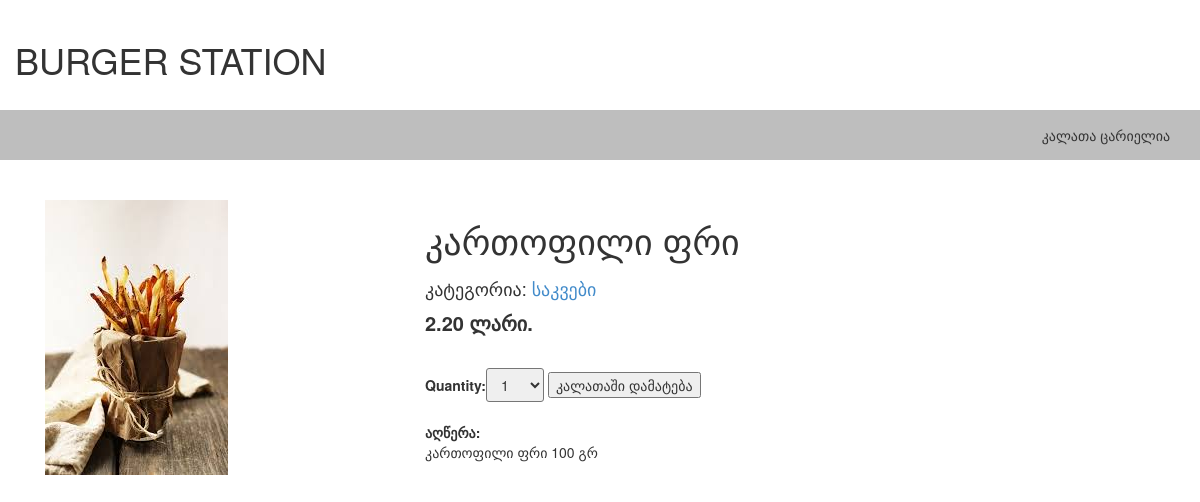
The page /shop/4/french_fries/ on the database its author committed.
### shop/models.py (models this page shows, shortened)
class Product(models.Model):
    category = models.ForeignKey(Category, related_name='products',
                                 verbose_name=' კატეგორია',on_delete=models.CASCADE)
    name = models.CharField(max_length=200, db_index=True, verbose_name=' დასახელება')
    slug = models.SlugField(max_length=200, db_index=True,allow_unicode=True)
    image = models.ImageField(upload_to='products/%Y%m%d', blank=True,
                              verbose_name=' პროდუქტის გამოსახულება')
    description = models.CharField(max_length=200, verbose_name=' პროდუქტის აღწერა')
    price = models.DecimalField(max_digits=10, decimal_places=2, verbose_name=' ფასი')
    stock = models.PositiveIntegerField(verbose_name=' საწყობშია')
    available = models.BooleanField(default=True, verbose_name=' ხელმისაწვდომია')
    created = models.DateTimeField(auto_now_add=True)
    updated = models.DateTimeField(auto_now=True)
    class Meta:
        verbose_name_plural = ' პროდუქტები'
        ordering = ['name']
        index_together = [
            ['id', 'slug']
]

class Category(models.Model):
    name = models.CharField(max_length=200, db_index=True)
    slug = models.SlugField(max_length=200, db_index=True, unique=True)
    def get_absolute_url(self):
        return reverse('shop:ProductListByCategory', args=[self.slug])
    class Meta:
        ordering = ['name']
        verbose_name_plural = ' კატეგორიები'
        verbose_name = ' კატეგორია'
    def __str__(self):
        return self.name

### shop/views.py (the view)
# urls.py: url(r'^(?P<id>\d+)/(?P<slug>[-\w]+)/$', views.ProductDetail, name='ProductDetail'),
def ProductDetail(request, id, slug):
    product = get_object_or_404(Product, id=id, slug=slug, available=True)
    cart_product_form = CartAddProductForm()
    return render_to_response('shop/product/detail.html',
                             {'product': product,
                              'cart_product_form': cart_product_form})

### cart/forms.py
class CartAddProductForm(forms.Form):
    quantity = forms.TypedChoiceField(choices=PRODUCT_QUANTITY_CHOICES, coerce=int)
    update = forms.BooleanField(required=False, initial=False, widget=forms.HiddenInput)

### shop/templates/shop/product/detail.html (shortened to what this page needs)
{% extends "shop/base.html" %}
{% load static %}
{% block content %}
  <div class="product-detail">
    <div class="col-sm-4">
      <img src="{% if product.image %}{{ product.image.url }}{% else %}{% static "img/no-image.jpg"%}{% endif %}" class="img-responsive">
    </div>
    <div class="col-sm-8">
      <h1>{{ product.name }}</h1>
      <h2>კატეგორია:<a href="{{ product.category.get_absolute_url }}"> {{ product.category }}</a></h2>
<p class="price">{{ product.price }} ლარი.</p>
<br>
<form action="{% url "cart:CartAdd" product.id %}" method="post">
    {{ cart_product_form }}
    <input type="submit" value="კალათაში დამატება">
</form>
      <span>
          <br>
        <strong>აღწერა:</strong> {{ product.description | linebreaks}}
      </span>
    </div>
  </div>
{% endblock %}

### shop/static/css/style.css (style rules this page uses)
.product-detail { margin-top: 40px; }
.price { font-weight: 600; font-size: 20px; }
.product-detail h2 { font-size: 18px; }
#id_quantity { padding: 5px 10px; border-radius: 3px; }

### rows shown on the page
Product: image (picture), name "კართოფილი ფრი", category "საკვები", price "2.20", description "კართოფილი ფრი 100 გრ"
